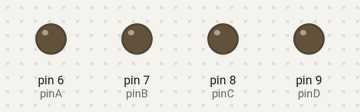
Simulated run of this sketch. Board: Arduino Uno, built with avr-gcc and run on an emulated ATmega328P. Shown: output pins drawn as LEDs (lit = HIGH).

Above: at 0.2 s.
At 1.7 s:
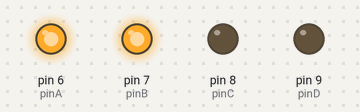
At 3.3 s:
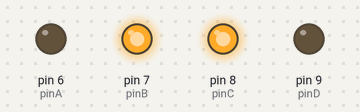
At 5.6 s:
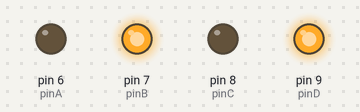
At 9.9 s:
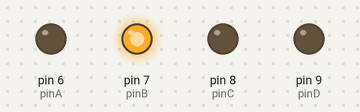
At 14.0 s:
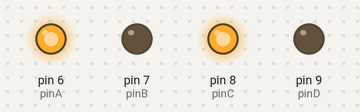
Timing chart, 0 to 14.6 s (numbered marks = the images above):
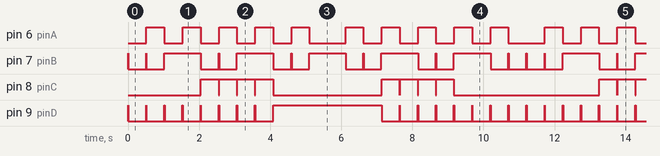

Measured:
- by itself, pin 6 (pinA): repeats every 5.6 s: 4 × (LOW 0.52 s, HIGH 0.50 s), LOW 1.0 s, HIGH 0.50 s
- by itself, pin 7 (pinB): moves between LOW and HIGH, repeating every 11.2 s
- by itself, pin 9 (pinD): repeats every 11.2 s: HIGH 3.1 s, 15 × (LOW 0.50 s, HIGH 0.01 s), LOW 0.50 s
- by itself, pin 8 (pinC): repeats every 11.2 s: 3 × (LOW 0.01 s, HIGH 0.50 s), LOW 3.1 s, 3 × (HIGH 0.50 s, LOW 0.01 s), HIGH 0.50 s, LOW 4.1 s, HIGH 0.50 s

The sketch:

exp11_7segmentos.ino
```cpp
/************************************************************************************
* IMBRAX - INDUSTRIA MECATRONICA BRASILEIRA
* Nome: exp11_7segmentos
* Descricao: Controla o acionamento de um display de 7 segmentos.
*
* Escrito por: Diego W. Antunes <diego@imbrax.com.br>
* Data: 01/10/2011
*************************************************************************************/

/************************************************************************************
* Constantes utilizadas no programa
************************************************************************************/
const int pinA = 6; // Pino usado de saida do Arduino que controla o sinal A do cd4511
const int pinB = 7; // Segue sequencia da descricao acima
const int pinC = 8;
const int pinD = 9;

/************************************************************************************
* Variaveis
************************************************************************************/

/************************************************************************************
* Funcao: setup
* Descricao: Faz a configuracao e inicializacao de algumas variaveis importantes
* Notas:
************************************************************************************/
void setup()
{
  // Configura a velocidade da porta serial
  Serial.begin(9600);

  // Diz ao controlador que os pinos são de saída
  pinMode(pinA, OUTPUT);
  pinMode(pinB, OUTPUT);
  pinMode(pinC, OUTPUT);
  pinMode(pinD, OUTPUT);
}

/************************************************************************************
* Funcao: loop
* Descricao: Loop principal onde o microcontrolador deve passar a maior parte do tempo
* Notas:
************************************************************************************/
void loop()
{
  // Faz um loop de 0 a 9
  for (int i = 0; i < 10; i++) {
    // Imprime o valor desejado
    clean();
    number(i);
    // Aguarda meio segundo
    delay(500);
  }

  // Apaga o número
  clean();
  // Aguarda 1 segundo
  delay(1000);

  // Faz um loop de 9 a 0
  for (int i = 9; i >= 0; i--) {
    clean();
    // Imprime o valor desejado
    number(i);
    // Aguarda meio segundo
    delay(500);
  }
}

/************************************************************************************
* Funcao: loop
* Descricao: Loop principal onde o microcontrolador deve passar a maior parte do tempo
* Notas:
************************************************************************************/
void clean()
{
  digitalWrite(pinA, LOW);
  digitalWrite(pinB, HIGH);
  digitalWrite(pinC, LOW);
  digitalWrite(pinD, HIGH);
  delay(10);
}

/************************************************************************************
* Funcao: number
* Descricao: Recebe um inteiro como parâmetro, com base no número configura os pinos
* de saída conforme da tabela BCD do CI CD4511.
* Notas:
************************************************************************************/
void number(const int num)
{
  switch (num) {
    case 0:
      digitalWrite(pinA, LOW);
      digitalWrite(pinB, LOW);
      digitalWrite(pinC, LOW);
      digitalWrite(pinD, LOW);
      break;
    case 1:
      digitalWrite(pinA, HIGH);
      digitalWrite(pinB, LOW);
      digitalWrite(pinC, LOW);
      digitalWrite(pinD, LOW);
      break;
    case 2:
      digitalWrite(pinA, LOW);
      digitalWrite(pinB, HIGH);
      digitalWrite(pinC, LOW);
      digitalWrite(pinD, LOW);
      break;
    case 3:
      digitalWrite(pinA, HIGH);
      digitalWrite(pinB, HIGH);
      digitalWrite(pinC, LOW);
      digitalWrite(pinD, LOW);
      break;
    case 4:
      digitalWrite(pinA, LOW);
      digitalWrite(pinB, LOW);
      digitalWrite(pinC, HIGH);
      digitalWrite(pinD, LOW);
      break;
    case 5:
      digitalWrite(pinA, HIGH);
      digitalWrite(pinB, LOW);
      digitalWrite(pinC, HIGH);
      digitalWrite(pinD, LOW);
      break;
    case 6:
      digitalWrite(pinA, LOW);
      digitalWrite(pinB, HIGH);
      digitalWrite(pinC, HIGH);
      digitalWrite(pinD, LOW);
      break;
    case 7:
      digitalWrite(pinA, HIGH);
      digitalWrite(pinB, HIGH);
      digitalWrite(pinC, HIGH);
      digitalWrite(pinD, LOW);
      break;
    case 8:
      digitalWrite(pinA, LOW);
      digitalWrite(pinB, LOW);
      digitalWrite(pinC, LOW);
      digitalWrite(pinD, HIGH);
      break;
    case 9:
      digitalWrite(pinA, HIGH);
      digitalWrite(pinB, LOW);
      digitalWrite(pinC, LOW);
      digitalWrite(pinD, HIGH);
      break;
    default:
      digitalWrite(pinA, LOW);
      digitalWrite(pinB, HIGH);
      digitalWrite(pinC, LOW);
      digitalWrite(pinD, HIGH);
  }
}
```
